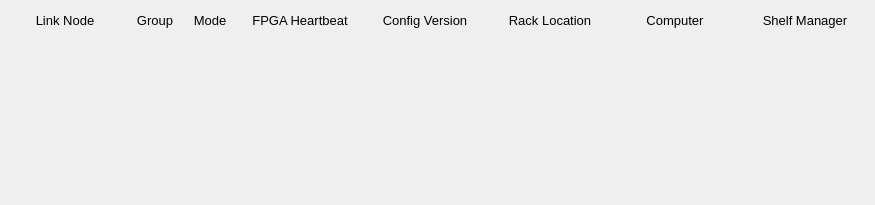
<?xml version="1.0" encoding="UTF-8"?>
<ui version="4.0">
 <class>Form</class>
 <widget class="QWidget" name="Form">
  <property name="geometry">
   <rect>
    <x>0</x>
    <y>0</y>
    <width>875</width>
    <height>205</height>
   </rect>
  </property>
  <property name="windowTitle">
   <string>Form</string>
  </property>
  <widget class="QFrame" name="frame">
   <property name="geometry">
    <rect>
     <x>0</x>
     <y>0</y>
     <width>875</width>
     <height>205</height>
    </rect>
   </property>
   <property name="frameShape">
    <enum>QFrame::NoFrame</enum>
   </property>
   <property name="frameShadow">
    <enum>QFrame::Plain</enum>
   </property>
   <widget class="QLabel" name="label">
    <property name="geometry">
     <rect>
      <x>5</x>
      <y>10</y>
      <width>120</width>
      <height>20</height>
     </rect>
    </property>
    <property name="font">
     <font>
      <pointsize>10</pointsize>
     </font>
    </property>
    <property name="text">
     <string>Link Node</string>
    </property>
    <property name="alignment">
     <set>Qt::AlignCenter</set>
    </property>
   </widget>
   <widget class="QLabel" name="label_2">
    <property name="geometry">
     <rect>
      <x>130</x>
      <y>10</y>
      <width>50</width>
      <height>20</height>
     </rect>
    </property>
    <property name="font">
     <font>
      <pointsize>10</pointsize>
     </font>
    </property>
    <property name="text">
     <string>Group</string>
    </property>
    <property name="alignment">
     <set>Qt::AlignCenter</set>
    </property>
   </widget>
   <widget class="QLabel" name="label_3">
    <property name="geometry">
     <rect>
      <x>185</x>
      <y>10</y>
      <width>50</width>
      <height>20</height>
     </rect>
    </property>
    <property name="font">
     <font>
      <pointsize>10</pointsize>
     </font>
    </property>
    <property name="text">
     <string>Mode</string>
    </property>
    <property name="alignment">
     <set>Qt::AlignCenter</set>
    </property>
   </widget>
   <widget class="QLabel" name="label_4">
    <property name="geometry">
     <rect>
      <x>240</x>
      <y>10</y>
      <width>120</width>
      <height>20</height>
     </rect>
    </property>
    <property name="font">
     <font>
      <pointsize>10</pointsize>
     </font>
    </property>
    <property name="text">
     <string>FPGA Heartbeat</string>
    </property>
    <property name="alignment">
     <set>Qt::AlignCenter</set>
    </property>
   </widget>
   <widget class="QLabel" name="label_5">
    <property name="geometry">
     <rect>
      <x>365</x>
      <y>10</y>
      <width>120</width>
      <height>20</height>
     </rect>
    </property>
    <property name="font">
     <font>
      <pointsize>10</pointsize>
     </font>
    </property>
    <property name="text">
     <string>Config Version</string>
    </property>
    <property name="alignment">
     <set>Qt::AlignCenter</set>
    </property>
   </widget>
   <widget class="QLabel" name="label_6">
    <property name="geometry">
     <rect>
      <x>490</x>
      <y>10</y>
      <width>120</width>
      <height>20</height>
     </rect>
    </property>
    <property name="font">
     <font>
      <pointsize>10</pointsize>
     </font>
    </property>
    <property name="text">
     <string>Rack Location</string>
    </property>
    <property name="alignment">
     <set>Qt::AlignCenter</set>
    </property>
   </widget>
   <widget class="QLabel" name="label_7">
    <property name="geometry">
     <rect>
      <x>615</x>
      <y>10</y>
      <width>120</width>
      <height>20</height>
     </rect>
    </property>
    <property name="font">
     <font>
      <pointsize>10</pointsize>
     </font>
    </property>
    <property name="text">
     <string>Computer</string>
    </property>
    <property name="alignment">
     <set>Qt::AlignCenter</set>
    </property>
   </widget>
   <widget class="QLabel" name="label_8">
    <property name="geometry">
     <rect>
      <x>740</x>
      <y>10</y>
      <width>130</width>
      <height>20</height>
     </rect>
    </property>
    <property name="font">
     <font>
      <pointsize>10</pointsize>
     </font>
    </property>
    <property name="text">
     <string>Shelf Manager</string>
    </property>
    <property name="alignment">
     <set>Qt::AlignCenter</set>
    </property>
   </widget>

   <widget class="PyDMEmbeddedDisplay" name="PyDMEmbeddedDisplay">
    <property name="geometry">
     <rect>
      <x>0</x>
      <y>30</y>
      <width>875</width>
      <height>35</height>
     </rect>
    </property>
    <property name="toolTip">
     <string/>
    </property>
    <property name="frameShape">
     <enum>QFrame::NoFrame</enum>
    </property>
    <property name="macros" stdset="0">
     <string>{"P":"MPLN:DOG:MP01:1","ID":"72","SLOT_FILE":"LinkNode72_slot.ui","LN":"72","LOCA":"DOG","IOC_UNIT":"MP01","INST":"1"}</string>
    </property>
    <property name="filename" stdset="0">
     <string>$PYDM/mps/mps_area_ln.ui</string>
    </property>
   </widget>
   <widget class="PyDMEmbeddedDisplay" name="PyDMEmbeddedDisplay">
    <property name="geometry">
     <rect>
      <x>0</x>
      <y>65</y>
      <width>875</width>
      <height>35</height>
     </rect>
    </property>
    <property name="toolTip">
     <string/>
    </property>
    <property name="frameShape">
     <enum>QFrame::NoFrame</enum>
    </property>
    <property name="macros" stdset="0">
     <string>{"P":"MPLN:DOG:MP02:1","ID":"73","SLOT_FILE":"LinkNode73_slot.ui","LN":"73","LOCA":"DOG","IOC_UNIT":"MP02","INST":"1"}</string>
    </property>
    <property name="filename" stdset="0">
     <string>$PYDM/mps/mps_area_ln.ui</string>
    </property>
   </widget>
   <widget class="PyDMEmbeddedDisplay" name="PyDMEmbeddedDisplay">
    <property name="geometry">
     <rect>
      <x>0</x>
      <y>100</y>
      <width>875</width>
      <height>35</height>
     </rect>
    </property>
    <property name="toolTip">
     <string/>
    </property>
    <property name="frameShape">
     <enum>QFrame::NoFrame</enum>
    </property>
    <property name="macros" stdset="0">
     <string>{"P":"MPLN:DOG:MP03:1","ID":"74","SLOT_FILE":"LinkNode74_slot.ui","LN":"74","LOCA":"DOG","IOC_UNIT":"MP03","INST":"1"}</string>
    </property>
    <property name="filename" stdset="0">
     <string>$PYDM/mps/mps_area_ln.ui</string>
    </property>
   </widget>
   <widget class="PyDMEmbeddedDisplay" name="PyDMEmbeddedDisplay">
    <property name="geometry">
     <rect>
      <x>0</x>
      <y>135</y>
      <width>875</width>
      <height>35</height>
     </rect>
    </property>
    <property name="toolTip">
     <string/>
    </property>
    <property name="frameShape">
     <enum>QFrame::NoFrame</enum>
    </property>
    <property name="macros" stdset="0">
     <string>{"P":"MPLN:DOG:MP04:1","ID":"75","SLOT_FILE":"LinkNode75_slot.ui","LN":"75","LOCA":"DOG","IOC_UNIT":"MP04","INST":"1"}</string>
    </property>
    <property name="filename" stdset="0">
     <string>$PYDM/mps/mps_area_ln.ui</string>
    </property>
   </widget>
   <widget class="PyDMEmbeddedDisplay" name="PyDMEmbeddedDisplay">
    <property name="geometry">
     <rect>
      <x>0</x>
      <y>170</y>
      <width>875</width>
      <height>35</height>
     </rect>
    </property>
    <property name="toolTip">
     <string/>
    </property>
    <property name="frameShape">
     <enum>QFrame::NoFrame</enum>
    </property>
    <property name="macros" stdset="0">
     <string>{"P":"MPLN:DOG:MP05:1","ID":"76","SLOT_FILE":"LinkNode76_slot.ui","LN":"76","LOCA":"DOG","IOC_UNIT":"MP05","INST":"1"}</string>
    </property>
    <property name="filename" stdset="0">
     <string>$PYDM/mps/mps_area_ln.ui</string>
    </property>
   </widget>
  </widget>
 </widget>
 <customwidgets>
  <customwidget>
   <class>PyDMEmbeddedDisplay</class>
   <extends>QFrame</extends>
   <header>pydm.widgets.embedded_display</header>
  </customwidget>
 </customwidgets>
 <resources/>
 <connections/>
</ui>
